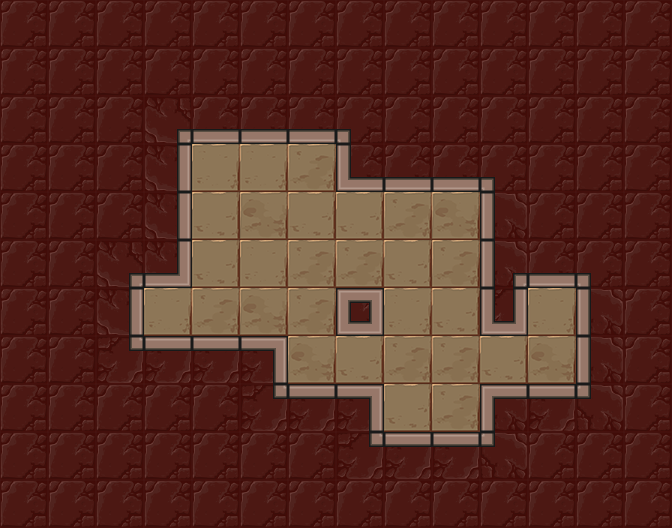

A level layout from a 2D game, rendered from its tile map. Below: a short description, then the map file with tile-grid data replaced by summaries:
An orthogonal 14x11 tile map with 48x48 px tiles, 3 tile layers (Floor, Holes, Walls), 6 tilesets and 6 objects (2x mirror, lightSwitch, lightOrb, player_start, exit).

<map version="1.0" orientation="orthogonal" renderorder="right-down" width="14" height="11" tilewidth="48" tileheight="48" nextobjectid="121">
 <tileset firstgid="1" name="walls" tilewidth="48" tileheight="48" tilecount="42">
  <image source="../../images/kongregate_release/wall_sheet.png" width="336" height="288" />
 </tileset>
 <tileset firstgid="43" name="exit" tilewidth="48" tileheight="48" tilecount="12">
  <image source="../../images/kongregate_release/gate_sheet.png" width="192" height="144" />
 </tileset>
 <tileset firstgid="55" name="floors" tilewidth="48" tileheight="48" tilecount="4">
  <image source="../../images/kongregate_release/floor_sheet.png" width="192" height="48" />
 </tileset>
 <tileset firstgid="59" name="holes" tilewidth="48" tileheight="48" tilecount="24">
  <image source="../../images/kongregate_release/hole_sheet.png" width="288" height="192" />
 </tileset>
 <tileset firstgid="83" name="mirrors" tilewidth="48" tileheight="48" tilecount="4">
  <image source="../../images/kongregate_release/mirror_sheet.png" width="96" height="96" />
 </tileset>
 <tileset firstgid="87" name="orb_sheet" tilewidth="48" tileheight="48" tilecount="9">
  <image source="../../images/kongregate_release/orb_sheet.png" width="144" height="144" />
 </tileset>
 <layer name="Floor" width="14" height="11">
  <properties>
   <property name="tileset" value="floors" />
  </properties>
  <data>[154 cells, 30 non-empty, 4 distinct tile ids]</data>
 </layer>
 <layer name="Holes" width="14" height="11">
  <properties>
   <property name="tileset" value="holes" />
  </properties>
  <data>[154 cells, 0 non-empty, 0 distinct tile ids]</data>
 </layer>
 <layer name="Walls" width="14" height="11">
  <properties>
   <property name="tileset" value="walls" />
  </properties>
  <data>[154 cells, 124 non-empty, 16 distinct tile ids]</data>
 </layer>
 <objectgroup name="Objects" visible="0" />
 <objectgroup name="Mirrors">
  <object id="114" type="mirror" gid="1073741908" x="288" y="240" width="48" height="48">
   <properties>
    <property name="sides" value="1" />
   </properties>
  </object>
  <object id="116" type="mirror" gid="2147483732" x="288" y="336" width="48" height="48">
   <properties>
    <property name="sides" value="1" />
   </properties>
  </object>
 </objectgroup>
 <objectgroup name="Light">
  <object id="117" type="lightSwitch" gid="87" x="432" y="240" width="48" height="48" />
  <object id="118" type="lightOrb" gid="90" x="144" y="336" width="48" height="48">
   <properties>
    <property name="direction" value="16" />
   </properties>
  </object>
 </objectgroup>
 <objectgroup color="#141ba4" name="player_start">
  <object id="119" type="player_start" x="192" y="192" width="48" height="48">
   <properties>
    <property name="direction_facing" value="16" />
    <property name="initial_zoom" value="0.7" />
   </properties>
  </object>
 </objectgroup>
 <objectgroup color="#71a400" name="Exit">
  <object id="120" type="exit" gid="43" x="528" y="336" width="48" height="48" />
 </objectgroup>
</map>
